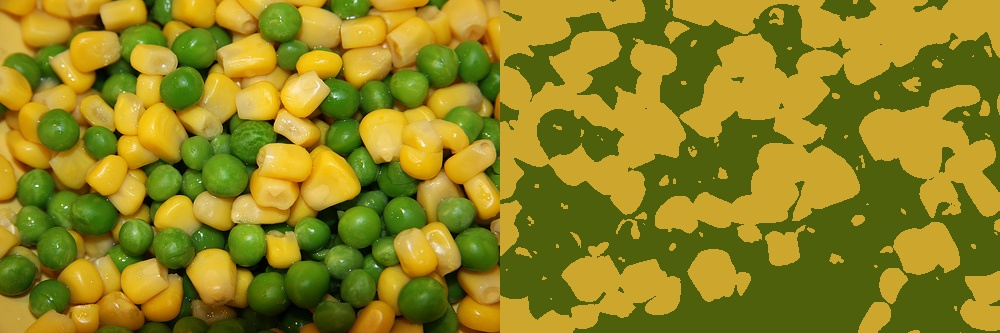
//> input picture kmeans/peacornkmeans.jpg, 1000 x 333 px
$ ./kmeans peacornkmeans.jpg   (built with g++ and OpenCV 4)
//> lines starting //> are read from the running program, lines starting //| are printed output that depends on the picture
//> further down, temp is the input picture: 333 rows x 1000 cols, CV_8UC3; mean B, G, R 29.5, 131.5, 142.2
#include "opencv2/imgproc/imgproc.hpp"
#include "opencv2/highgui/highgui.hpp"
#include <iostream>

using namespace cv;
using namespace std;

int blurKernel = 1;
int bk_max = 10;
int clusterCount = 2;
int const cc_max = 20;
int attempts = 2;
int const att_max = 10;
int eps = 1;
int const eps_max = 10;
int imFormat = 0;
int const if_max = 2;

char* window_name = "Kmeans clustering";

Mat labels, centers, temp, src, new_image;

void kmeans(int, void*){

src = temp.clone();

int kernel_size = 2*blurKernel + 1;
switch (imFormat){
  case 0:
    //does nothign already BGR format
  break;
  case 1:
    cvtColor(src, src, COLOR_BGR2HSV);
  break;
  case 2:
    cvtColor(src, src, COLOR_BGR2XYZ);
  break;
  default:
    cout<<"wrong option";
}

blur(src, src, cv::Size(kernel_size,kernel_size), cv::Point(-1,-1), cv::BORDER_DEFAULT);

Mat samples(src.rows * src.cols, 3, CV_32F);
for( int y = 0; y < src.rows; y++ )
  for( int x = 0; x < src.cols; x++ )
    for( int z = 0; z < 3; z++)
      samples.at<float>(y + x*src.rows, z) = src.at<Vec3b>(y,x)[z];

kmeans(samples, clusterCount, labels, TermCriteria(CV_TERMCRIT_ITER|CV_TERMCRIT_EPS, 10000, eps/1000),
        attempts, KMEANS_PP_CENTERS, centers );
//> centers = [[45.43, 165.6, 202.1], [13.32, 96.98, 81.45]]


//Mat new_image( src.size(), src.type() );
new_image = src.clone();

for( int y = 0; y < src.rows; y++ )
  for( int x = 0; x < src.cols; x++ )
  {
    int cluster_idx = labels.at<int>(y + x*src.rows,0);
    new_image.at<Vec3b>(y,x)[0] = centers.at<float>(cluster_idx, 0);
    new_image.at<Vec3b>(y,x)[1] = centers.at<float>(cluster_idx, 1);
    new_image.at<Vec3b>(y,x)[2] = centers.at<float>(cluster_idx, 2);
  }
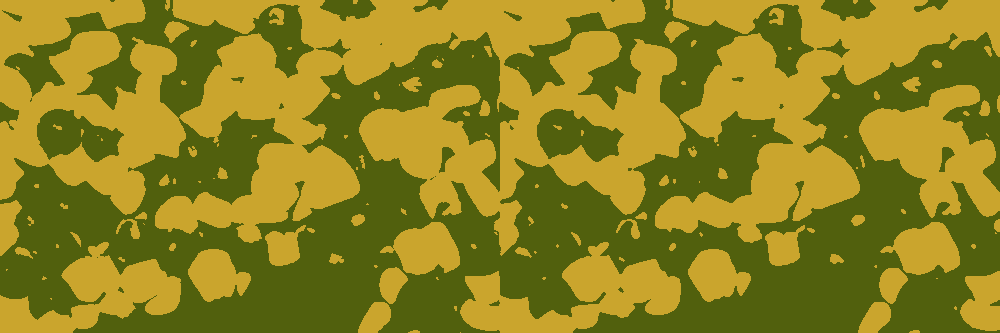
//> new_image: 333 rows x 1000 cols, CV_8UC3; mean B, G, R 29.1, 130.7, 141.8

  hconcat (temp, new_image, new_image);
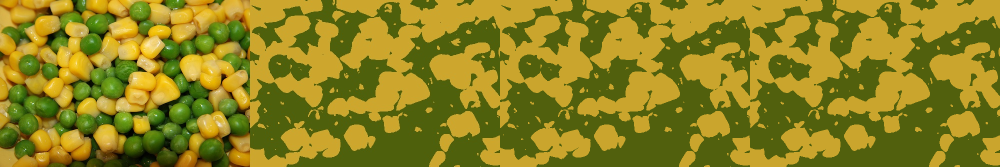
//> new_image: 333 rows x 2000 cols, CV_8UC3 (shown at 1/2 size); mean B, G, R 29.3, 131.1, 142

  imshow(window_name, new_image);

  imwrite( "result.jpg", new_image);

}

int main( int argc, char** argv )
{
  temp = imread( argv[1], 1 );
  namedWindow(window_name, WINDOW_NORMAL );

  /// Create a Trackbar for user to enter threshold
  createTrackbar( "Image Format (0 - RGB | 1 - HSV | 2 - XYZ):", window_name, &imFormat, if_max, kmeans);
  createTrackbar( "Blur Kernel (2*n + 1):", window_name, &blurKernel, bk_max , kmeans);
  createTrackbar( "Cluster Count:", window_name, &clusterCount, cc_max, kmeans);
  createTrackbar( "Nmbr of Attempts:", window_name, &attempts, att_max, kmeans);
  createTrackbar( "Epsilon (eps/1000):", window_name, &eps, eps_max, kmeans);

  kmeans(0, 0);

  waitKey(0);
}

$ run again, on kmeans/xadrexkmeans.jpg
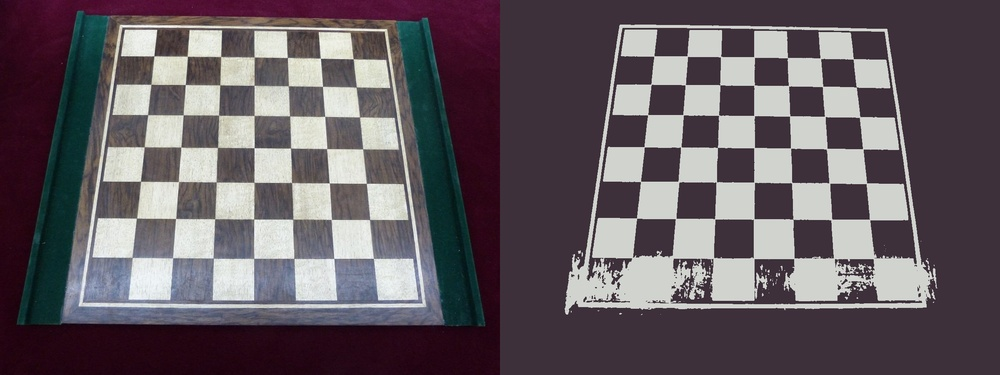
//> input picture kmeans/xadrexkmeans.jpg, 1000 x 375 px, shrunk from 2400 x 900 before the run
//> temp is the input picture: 375 rows x 1000 cols, CV_8UC3; mean B, G, R 97.5, 91.2, 100.3
//> centers = [[198.4, 201.7, 200.1], [58.64, 48.78, 61.86]]
//> after the loop in kmeans, `for( int y = 0; y < src.rows; y++ )`:
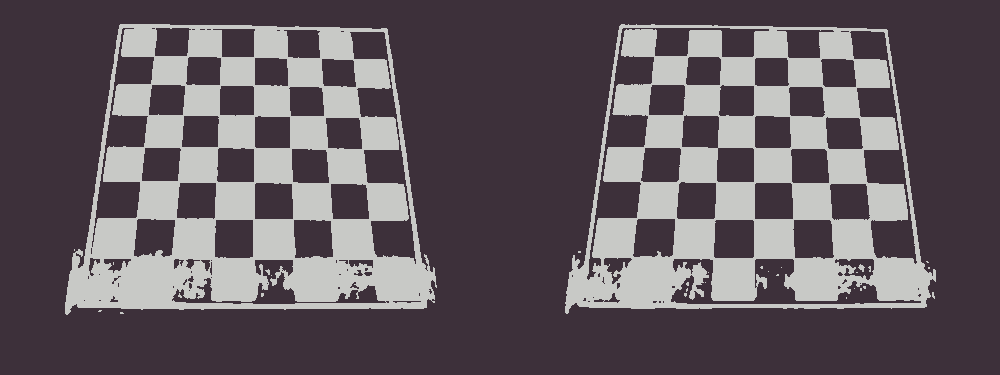
//> new_image: 375 rows x 1000 cols, CV_8UC3; mean B, G, R 96.9, 90.5, 99.6
//> in kmeans, `hconcat (temp, new_image, new_image);`:
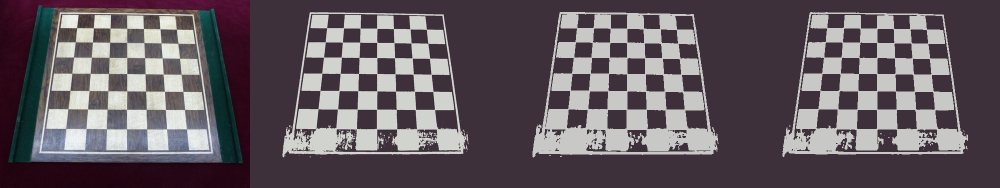
//> new_image: 375 rows x 2000 cols, CV_8UC3 (shown at 1/2 size); mean B, G, R 97.2, 90.9, 100
